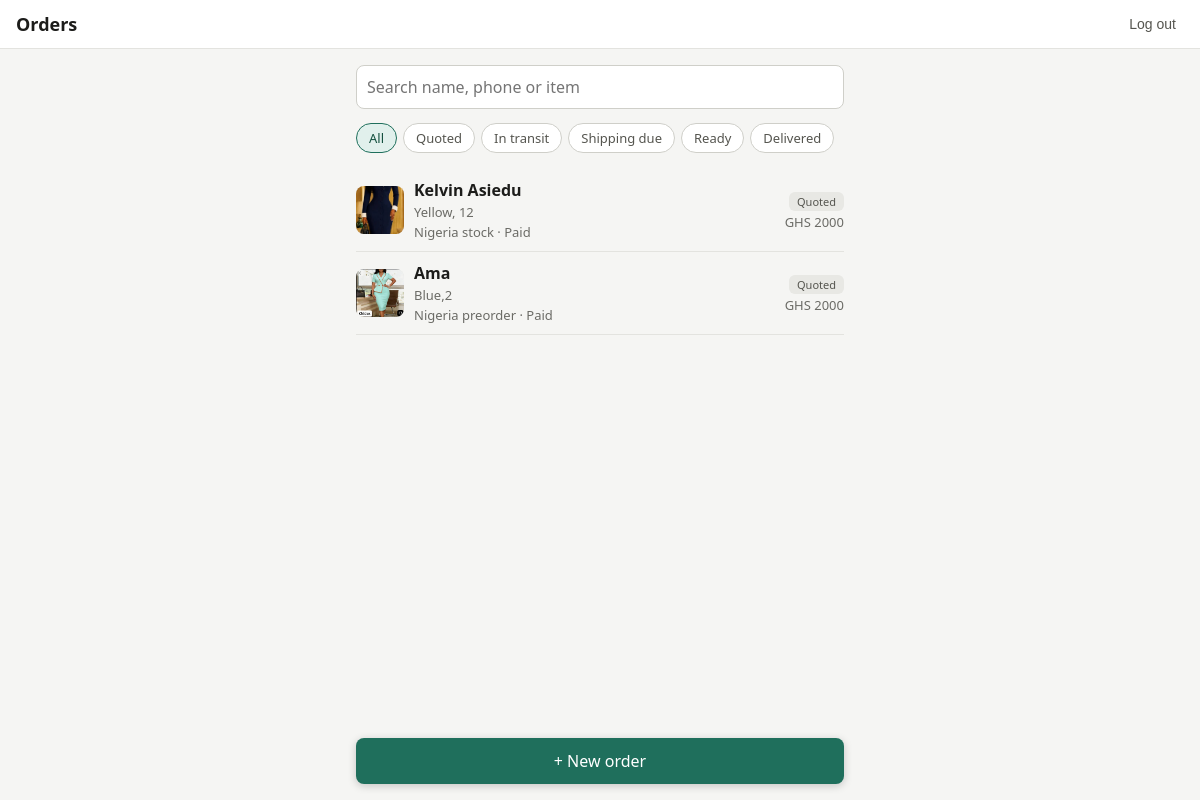
The app's page / (signed in), older data.
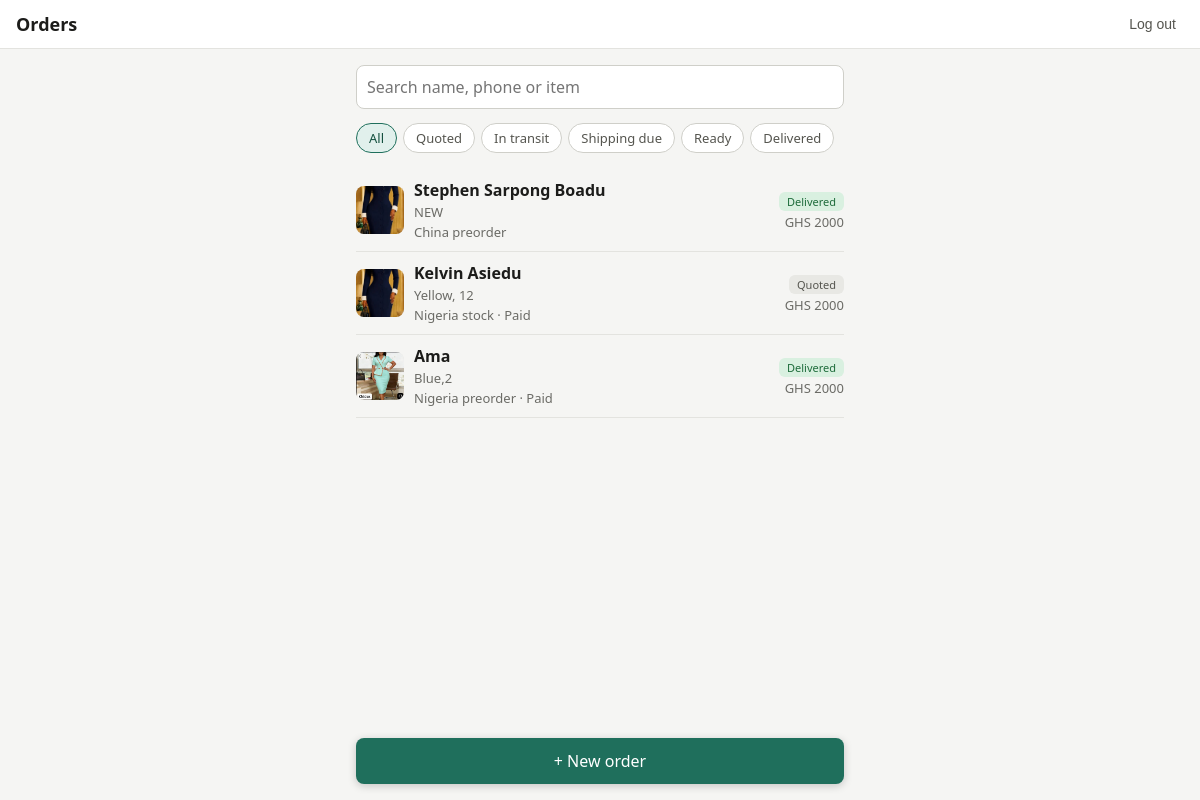
The same page, newer data.
### orders/models.py (models this page shows, shortened)
class Order(models.Model):
    class SourceType(models.TextChoices):
        CHINA_PREORDER = "china_preorder", "China preorder"
        NIGERIA_PREORDER = "nigeria_preorder", "Nigeria preorder"
        NIGERIA_STOCK = "nigeria_stock", "Nigeria stock"
    class Stage(models.TextChoices):
        REQUESTED = "requested", "Requested"
        QUOTED = "quoted", "Quoted"
        PAID = "paid", "Paid"
        PURCHASED = "purchased", "Purchased"
        IN_TRANSIT = "in_transit", "In transit"
        ARRIVED = "arrived", "Arrived"
        SHIPPING_PAID = "shipping_paid", "Shipping paid"
        DELIVERED = "delivered", "Delivered"
    customer = models.ForeignKey(
        Customer, on_delete=models.PROTECT, related_name="orders"
    )
    address = models.ForeignKey(
        Address, on_delete=models.SET_NULL, null=True, blank=True, related_name="orders"
    )
    batch = models.ForeignKey(
        Batch, on_delete=models.SET_NULL, null=True, blank=True, related_name="orders"
    )
    source_type = models.CharField(max_length=20, choices=SourceType.choices)
    item_notes = models.TextField(blank=True, help_text="Colour, variant, etc.")
    quantity = models.PositiveIntegerField(default=1)
    quoted_price = models.DecimalField(
        max_digits=12, decimal_places=2, null=True, blank=True
    )
    currency = models.CharField(
        max_length=3, choices=Currency.choices, default=Currency.GHS
    )
    cost = models.DecimalField(max_digits=12, decimal_places=2, null=True, blank=True)
    cost_currency = models.CharField(
        max_length=3, choices=Currency.choices, default=Currency.GHS
    )
    exchange_rate = models.DecimalField(
        max_digits=12,
        decimal_places=6,
        null=True,
        blank=True,
        help_text="Multiply cost by this to get cedis. Saved so later rate changes don't alter history.",
    )
    size_band = models.ForeignKey(
        SizeBand, on_delete=models.SET_NULL, null=True, blank=True
    )
    shipping_fee = models.DecimalField(
        max_digits=12, decimal_places=2, null=True, blank=True
    )
    stage = models.CharField(
        max_length=15, choices=Stage.choices, default=Stage.REQUESTED
    )
    is_cancelled = models.BooleanField(default=False)
    created_at = models.DateTimeField(auto_now_add=True)
    delivered_on = models.DateField(null=True, blank=True)
    objects = OrderQuerySet.as_manager()
    class Meta:
        ordering = ["-created_at"]
        indexes = [models.Index(fields=["stage"])]

class OrderPhoto(models.Model):
    order = models.ForeignKey(Order, on_delete=models.CASCADE, related_name="photos")
    image = models.ImageField(upload_to="orders/%Y/%m/")
    created_at = models.DateTimeField(auto_now_add=True)

class Customer(models.Model):
    name = models.CharField(max_length=120, blank=True)
    phone = models.CharField(max_length=20, unique=True)
    notes = models.TextField(blank=True)
    created_at = models.DateTimeField(auto_now_add=True)
    class Meta:
        ordering = ["name", "phone"]

class Batch(models.Model):
    class Source(models.TextChoices):
        CHINA = "china", "China"
        NIGERIA = "nigeria", "Nigeria"
    class Status(models.TextChoices):
        ORDERING = "ordering", "Ordering"
        SHIPPED = "shipped", "Shipped"
        ARRIVED = "arrived", "Arrived in Ghana"
        CLOSED = "closed", "Closed"
    source = models.CharField(max_length=10, choices=Source.choices)
    label = models.CharField(max_length=80)
    status = models.CharField(
        max_length=10, choices=Status.choices, default=Status.ORDERING
    )
    shipped_on = models.DateField(null=True, blank=True)
    arrived_on = models.DateField(null=True, blank=True)
    freight_total = models.DecimalField(
        max_digits=12, decimal_places=2, null=True, blank=True
    )
    freight_currency = models.CharField(
        max_length=3, choices=Currency.choices, default=Currency.GHS
    )
    class Meta:
        ordering = ["-id"]
        verbose_name_plural = "batches"

### orders/views.py (the view)
# urls.py: path("", views.order_list, name="order_list"),
@login_required
def order_list(request):
    orders = (
        Order.objects.active()
        .select_related("customer", "batch")
        .prefetch_related("photos")
    )
    stage = request.GET.get("stage", "")
    if stage:
        orders = orders.filter(stage=stage)
    q = request.GET.get("q", "").strip()
    if q:
        orders = orders.filter(
            Q(customer__name__icontains=q)
            | Q(customer__phone__icontains=q)
            | Q(item_notes__icontains=q)
        )
    context = {"orders": orders[:100], "chips": STAGE_CHIPS, "stage": stage, "q": q}
    return render(request, "orders/order_list.html", context)

### orders/models.py (called while the page is built)
    def active(self):
        return self.filter(is_cancelled=False)

### orders/templates/orders/order_list.html (shortened to what this page needs)
{% extends "orders/base.html" %}
{% block content %}
<form method="get" class="field">
  <input type="search" name="q" value="{{ q }}" placeholder="Search name, phone or item">
</form>
<nav class="chips">
  {% for value, label in chips %}
    <a class="chip {% if value == stage %}on{% endif %}" href="?stage={{ value }}{% if q %}&q={{ q|urlencode }}{% endif %}">{{ label }}</a>
  {% endfor %}
</nav>
{% for order in orders %}
  <a class="order" href="{% url 'order_detail' order.pk %}" style="color:inherit;text-decoration:none">
    {% with photo=order.photos.all|first %}
      {% if photo %}
        <img class="thumb" src="{{ photo.image.url }}" alt="">
      {% else %}
        <div class="thumb"></div>
      {% endif %}
    {% endwith %}
    <div class="info">
      <strong>{{ order.customer.name|default:order.customer.phone }}</strong>
      <div class="muted">{{ order.item_notes|truncatechars:40|default:"No notes" }}</div>
      <div class="muted">{{ order.get_source_type_display }}{% if order.batch %} · {{ order.batch.label }}{% endif %}</div>
    </div>
    <div class="right">
      <span class="badge s-{{ order.stage }}">{{ order.get_stage_display }}</span>
      {% if order.quoted_price %}
        <div class="muted">{{ order.currency }} {{ order.quoted_price|floatformat:"-2" }}</div>
      {% endif %}
    </div>
  </a>
{% empty %}
  <p class="muted">No orders here yet.</p>
{% endfor %}
<a class="primary fab" href="{% url 'order_create' %}">+ New order</a>
{% endblock %}

Row changes from the older to the newer data that the page shows:
added Order: photos.image (picture), customer.name "Stephen Sarpong Boadu", item_notes "NEW", source_type "China preorder", stage "Delivered", currency "GHS", quoted_price "2000"
changed Order "Blue,2": stage "Quoted" → "Delivered"
